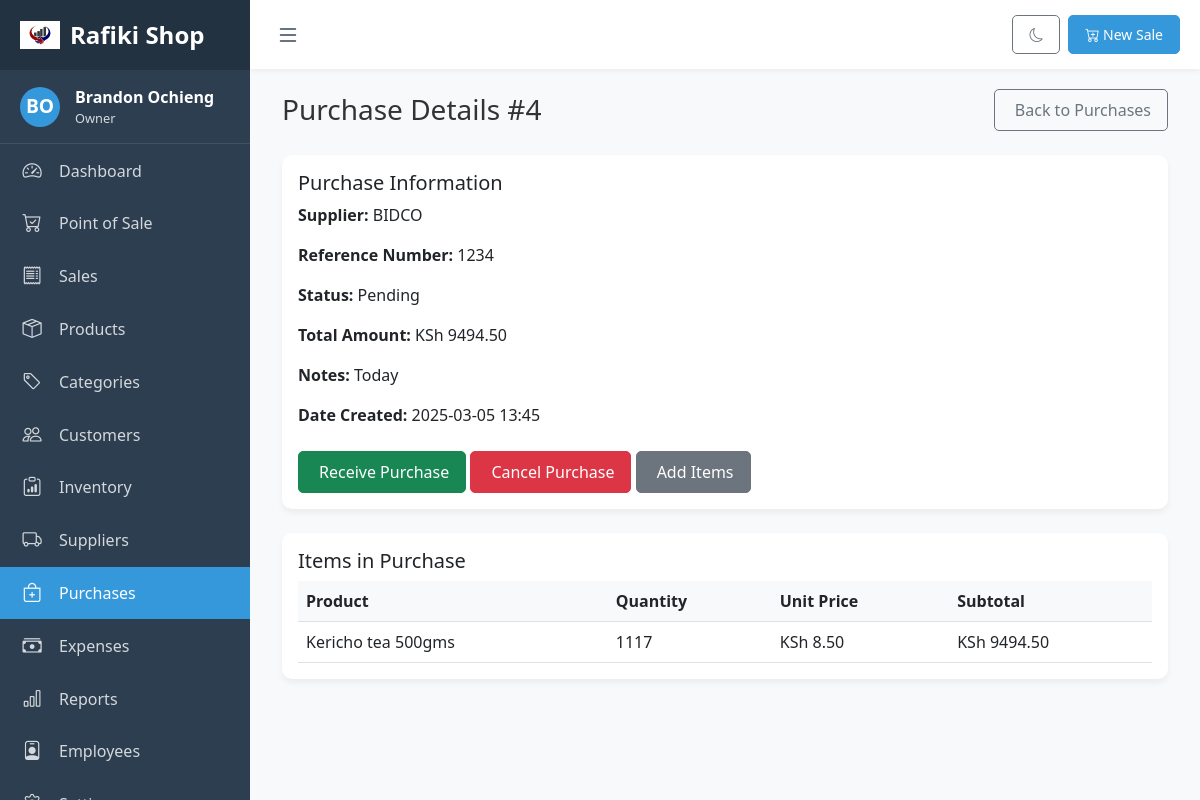
The page /pos/purchases/4/ (signed in) on the database its author committed.
### pos_app/models.py (models this page shows, shortened)
class Business(models.Model):
    BUSINESS_TYPE_CHOICES = [
        ('Type1', 'Type 1'),
        ('Type2', 'Type 2'),
    ]
    CURRENCY_SYMBOL_CHOICES = [
        ('$', '$ - US Dollar'),
        ('€', '€ - Euro'),
        ('£', '£ - British Pound'),
        ('¥', '¥ - Japanese Yen'),
        ('₹', '₹ - Indian Rupee'),
        ('₩', '₩ - South Korean Won'),
        ('KSh', 'KSh - Kenyan Shilling'),  # Added Kenyan Shilling
    ]
    name = models.CharField(max_length=255)
    business_type = models.CharField(max_length=50, choices=BUSINESS_TYPE_CHOICES, default='Type1')
    address = models.TextField(blank=True, null=True)
    phone = models.CharField(max_length=20, blank=True, null=True)
    email = models.EmailField(blank=True, null=True)
    website = models.URLField(blank=True, null=True)
    logo = models.ImageField(upload_to='business_logos/', blank=True, null=True)
    tax_rate = models.DecimalField(max_digits=5, decimal_places=2, default=0.00)
    currency_symbol = models.CharField(max_length=5, choices=CURRENCY_SYMBOL_CHOICES, default='$')
    owner = models.ForeignKey(User, on_delete=models.CASCADE, related_name='owned_businesses')
    created_at = models.DateTimeField(auto_now_add=True)
    updated_at = models.DateTimeField(auto_now=True)

class Purchase(models.Model):
    STATUS_CHOICES = [
        ('pending', 'Pending'),
        ('received', 'Received'),
        ('partially_received', 'Partially Received'),
        ('cancelled', 'Cancelled'),
    ]
    supplier = models.ForeignKey(Supplier, on_delete=models.CASCADE, related_name='purchases')
    reference_number = models.CharField(max_length=50)
    status = models.CharField(max_length=20, choices=STATUS_CHOICES, default='pending')
    total_amount = models.DecimalField(max_digits=10, decimal_places=2, default=0)
    notes = models.TextField(blank=True, null=True)
    business = models.ForeignKey(Business, on_delete=models.CASCADE, related_name='purchases')
    created_by = models.ForeignKey(User, on_delete=models.CASCADE, related_name='purchases')
    created_at = models.DateTimeField(auto_now_add=True)
    updated_at = models.DateTimeField(auto_now=True)

class Supplier(models.Model):
    name = models.CharField(max_length=255)
    contact_person = models.CharField(max_length=100, blank=True, null=True)
    email = models.EmailField(blank=True, null=True)
    phone = models.CharField(max_length=20, blank=True, null=True)
    address = models.TextField(blank=True, null=True)
    business = models.ForeignKey(Business, on_delete=models.CASCADE, related_name='suppliers')
    created_at = models.DateTimeField(auto_now_add=True)
    updated_at = models.DateTimeField(auto_now=True)

class PurchaseItem(models.Model):
    purchase = models.ForeignKey(Purchase, on_delete=models.CASCADE, related_name='items')
    product = models.ForeignKey(Product, on_delete=models.CASCADE, related_name='purchase_items')
    quantity = models.PositiveIntegerField(default=1)
    unit_price = models.DecimalField(max_digits=10, decimal_places=2)
    received_quantity = models.PositiveIntegerField(default=0)
    subtotal = models.DecimalField(max_digits=10, decimal_places=2)

class Product(models.Model):
    UNIT_CHOICES = [
        ('pcs', 'Pieces'),
        ('kg', 'Kilograms'),
        ('ltr', 'Liters'),
        ('box', 'Boxes'),
    ]
    name = models.CharField(max_length=255)
    description = models.TextField(blank=True, null=True)
    sku = models.CharField(max_length=50, blank=True, null=True)
    barcode = models.CharField(max_length=50, blank=True, null=True)
    category = models.ForeignKey(Category, on_delete=models.SET_NULL, null=True, blank=True, related_name='products')
    purchase_price = models.DecimalField(max_digits=10, decimal_places=2, validators=[MinValueValidator(0)])
    selling_price = models.DecimalField(max_digits=10, decimal_places=2, validators=[MinValueValidator(0)])
    stock_quantity = models.PositiveIntegerField(default=0)
    unit = models.CharField(max_length=10, choices=UNIT_CHOICES, default='pcs')  # New unit field
    image = models.ImageField(upload_to='product_images/', blank=True, null=True)
    is_active = models.BooleanField(default=True)
    business = models.ForeignKey(Business, on_delete=models.CASCADE, related_name='products')
    created_at = models.DateTimeField(auto_now_add=True)
    updated_at = models.DateTimeField(auto_now=True)

### pos_app/views.py (the view)
# urls.py: path('purchases/<int:pk>/', views.purchase_detail, name='purchase_detail'),
@login_required
def purchase_detail(request, pk):
    business = get_business_for_user(request.user)
    if not business:
        return redirect('pos:business_setup')
    role = get_user_role(request.user, business)
    if role not in ['owner', 'admin', 'manager', 'inventory']:
        messages.error(request, 'You do not have permission to view purchase details')
        return redirect('pos:dashboard')
    purchase = get_object_or_404(Purchase, pk=pk, business=business)
    items = purchase.items.all()
    context = {
        'business': business,
        'role': role,
        'purchase': purchase,
        'items': items,
    }
    return render(request, 'pos_app/purchase_detail.html', context)

### pos_app/templates/pos_app/purchase_detail.html (shortened to what this page needs)
{% extends 'pos_app/base.html' %}
{% block content %}
<div class="container-fluid">
    <div class="d-flex justify-content-between align-items-center mb-4">
        <h1 class="h3 mb-0 text-gray-800">Purchase Details #{{ purchase.id }}</h1>
        <div>
            <a href="{% url 'pos:purchase_list' %}" class="btn btn-outline-secondary">
                 Back to Purchases
            </a>
        </div>
    </div>
    <div class="card mb-4">
        <div class="card-body">
            <h5 class="card-title">Purchase Information</h5>
            <p><strong>Supplier:</strong> {{ purchase.supplier.name }}</p>
            <p><strong>Reference Number:</strong> {{ purchase.reference_number }}</p>
            <p><strong>Status:</strong> {{ purchase.status|title }}</p>
            <p><strong>Total Amount:</strong> {{ business.currency_symbol }} {{ purchase.total_amount|floatformat:2 }}</p>
            <p><strong>Notes:</strong> {{ purchase.notes }}</p>
            <p><strong>Date Created:</strong> {{ purchase.created_at|date:"Y-m-d H:i" }}</p>
            <div class="mt-4">
                {% if purchase.status == "pending" or purchase.status == "partially_received" %}
                    <a href="{% url 'pos:purchase_receive' purchase.id %}" class="btn btn-success">
                         Receive Purchase
                    </a>
                    {% if purchase.status == "pending" %}
                        <a href="{% url 'pos:purchase_cancel' purchase.id %}" class="btn btn-danger" onclick="return confirm('Are you sure you want to cancel this purchase?');">
                             Cancel Purchase
                        </a>
                    {% endif %}
                    <a href="{% url 'pos:purchase_add_items' purchase.id %}" class="btn btn-secondary">
                         Add Items
                    </a>
                {% endif %}
            </div>
        </div>
    </div>
    <div class="card">
        <div class="card-body">
            <h5 class="card-title">Items in Purchase</h5>
            <div class="table-responsive">
                <table class="table table-hover mb-0">
                    <thead>
                        <tr>
                            <th>Product</th>
                            <th>Quantity</th>
                            <th>Unit Price</th>
                            <th>Subtotal</th>
                        </tr>
                    </thead>
                    <tbody>
                        {% for item in items %}
                            <tr>
                                <td>{{ item.product.name }}</td>
                                <td>{{ item.quantity }}</td>
                                <td>{{ business.currency_symbol }} {{ item.unit_price|floatformat:2 }}</td>
                                <td>{{ business.currency_symbol }} {{ item.subtotal|floatformat:2 }}</td>
                            </tr>
                        {% empty %}
                            <tr>
                                <td colspan="4" class="text-center">No items found for this purchase.</td>
                            </tr>
                        {% endfor %}
                    </tbody>
                </table>
            </div>
        </div>
    </div>
</div>
{% endblock %}

### pos_app/templates/pos_app/base.html (shortened to what this page needs)
<!DOCTYPE html>
<html lang="en">
<head>
    {% load static %}
    <link href="https://cdn.jsdelivr.net/npm/bootstrap@5.3.0/dist/css/bootstrap.min.css" rel="stylesheet">
    <link rel="stylesheet" href="https://cdn.jsdelivr.net/npm/bootstrap-icons@1.10.5/font/bootstrap-icons.css">
    <link rel="stylesheet" href="https://cdn.jsdelivr.net/npm/select2@4.1.0-rc.0/dist/css/select2.min.css">
    <link rel="stylesheet" href="https://cdn.jsdelivr.net/npm/select2-bootstrap-5-theme@1.3.0/dist/select2-bootstrap-5-theme.min.css">
    <link rel="stylesheet" href="https://cdn.jsdelivr.net/npm/daterangepicker/daterangepicker.css">
    <link rel="stylesheet" href="https://cdn.jsdelivr.net/npm/sweetalert2@11.0.19/dist/sweetalert2.min.css">
    <link rel="stylesheet" href="{% static 'css/base.css' %}">
</head>
<body>
    {% if user.is_authenticated and business %}
    <div class="sidebar" id="sidebar">
        <div class="sidebar-header">
            {% if business.logo %}
            <img src="{{ business.logo.url }}" alt="{{ business.name }}" class="logo-icon">
            {% else %}
            <div class="logo-icon user-avatar">
                <i class="bi bi-shop"></i>
            </div>
            {% endif %}
            <div class="logo-text">{{ business.name }}</div>
        </div>
        <div class="user-info">
            <div class="user-avatar">
                {{ user.first_name|first|upper }}{{ user.last_name|first|upper }}
            </div>
            <div class="user-details">
                <div class="user-name">{{ user.get_full_name }}</div>
                <div class="user-role">{{ role|title }}</div>
            </div>
        </div>
        <ul class="nav flex-column">
            <li class="nav-item">
                <a href="{% url 'pos:dashboard' %}" class="nav-link {% if request.resolver_match.url_name == 'dashboard' %}active{% endif %}">
                    <i class="bi bi-speedometer2"></i>
                    <span>Dashboard</span>
                </a>
            </li>
            <li class="nav-item">
                <a href="{% url 'pos:pos' %}" class="nav-link {% if request.resolver_match.url_name == 'pos' %}active{% endif %}">
                    <i class="bi bi-cart-check"></i>
                    <span>Point of Sale</span>
                </a>
            </li>
            <li class="nav-item">
                <a href="{% url 'pos:sales_list' %}" class="nav-link {% if 'sale' in request.resolver_match.url_name %}active{% endif %}">
                    <i class="bi bi-receipt"></i>
                    <span>Sales</span>
                </a>
            </li>
            <li class="nav-item">
                <a href="{% url 'pos:product_list' %}" class="nav-link {% if 'product' in request.resolver_match.url_name %}active{% endif %}">
                    <i class="bi bi-box-seam"></i>
                    <span>Products</span>
                </a>
            </li>
            <li class="nav-item">
                <a href="{% url 'pos:category_list' %}" class="nav-link {% if 'category' in request.resolver_match.url_name %}active{% endif %}">
                    <i class="bi bi-tag"></i>
                    <span>Categories</span>
                </a>
            </li>
            <li class="nav-item">
                <a href="{% url 'pos:customer_list' %}" class="nav-link {% if 'customer' in request.resolver_match.url_name %}active{% endif %}">
                    <i class="bi bi-people"></i>
                    <span>Customers</span>
                </a>
            </li>
            {% if role in 'owner,admin,manager,inventory' %}
            <li class="nav-item">
                <a href="{% url 'pos:inventory_list' %}" class="nav-link {% if 'inventory' in request.resolver_match.url_name %}active{% endif %}">
                    <i class="bi bi-clipboard-data"></i>
                    <span>Inventory</span>
                </a>
            </li>
            <li class="nav-item">
                <a href="{% url 'pos:supplier_list' %}" class="nav-link {% if 'supplier' in request.resolver_match.url_name %}active{% endif %}">
                    <i class="bi bi-truck"></i>
                    <span>Suppliers</span>
                </a>
            </li>
            <li class="nav-item">
                <a href="{% url 'pos:purchase_list' %}" class="nav-link {% if 'purchase' in request.resolver_match.url_name %}active{% endif %}">
                    <i class="bi bi-bag-plus"></i>
                    <span>Purchases</span>
                </a>
            </li>
            {% endif %}
            {% if role in 'owner,admin,manager' %}
            <li class="nav-item">
                <a href="{% url 'pos:expense_list' %}" class="nav-link {% if 'expense' in request.resolver_match.url_name %}active{% endif %}">
                    <i class="bi bi-cash-stack"></i>
                    <span>Expenses</span>
                </a>
            </li>
            <li class="nav-item">
                <a href="{% url 'pos:reports' %}" class="nav-link {% if request.resolver_match.url_name == 'reports' %}active{% endif %}">
                    <i class="bi bi-bar-chart"></i>
                    <span>Reports</span>
                </a>
            </li>
            {% endif %}
            {% if role in 'owner,admin,manager' %}
            <li class="nav-item">
                <a href="{% url 'pos:employee_list' %}" class="nav-link {% if 'employee' in request.resolver_match.url_name %}active{% endif %}">
                    <i class="bi bi-person-badge"></i>
                    <span>Employees</span>
                </a>
            </li>
            {% endif %}
            {% if role in 'owner,admin' %}
            <li class="nav-item">
                <a href="{% url 'pos:settings' %}" class="nav-link {% if request.resolver_match.url_name == 'settings' %}active{% endif %}">
                    <i class="bi bi-gear"></i>
                    <span>Settings</span>
                </a>
            </li>
            {% endif %}
        </ul>
    </div>
    <div class="main-content" id="main-content">
        <div class="top-navbar">
            <button class="toggle-sidebar" id="toggle-sidebar" title="Toggle Sidebar">
                <i class="bi bi-list"></i>
            </button>
            <div class="navbar-actions">
                <button class="btn btn-sm btn-outline-secondary" id="toggle-dark-mode" title="Toggle Dark Mode">
                    <i class="bi bi-moon"></i>
                </button>
                {% if role in 'owner,admin,manager,cashier' %}
                <a href="{% url 'pos:pos' %}" class="btn btn-sm btn-primary ms-2">
                    <i class="bi bi-cart-plus"></i> New Sale
                </a>
                {% endif %}
            </div>
        </div>
        <div class="content-wrapper fade-in">
            {% block content %}{% endblock %}
        </div>
    </div>
    {% else %}
    <div class="auth-wrapper fade-in">
        {% block auth_content %}{% endblock %}
    </div>
    {% endif %}
</body>
</html>

### rows shown on the page
Business: logo (picture), name "Rafiki Shop", currency_symbol "KSh"
Purchase: id "4", supplier.name "BIDCO", reference_number "1234", status "Pending", total_amount "9494.50", notes "Today", created_at "2025-03-05 13:45"
PurchaseItem: product.name "Kericho tea 500gms", quantity "1117", unit_price "8.50", subtotal "9494.50"

### other values the page prints
{{ user.first_name|first|upper }} "B"
{{ user.last_name|first|upper }} "O"
{{ user.get_full_name }} "Brandon Ochieng"
{{ role|title }} "Owner"
